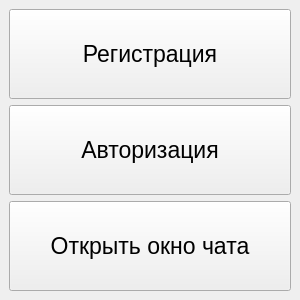
<?xml version="1.0" encoding="UTF-8"?>
<ui version="4.0">
 <class>Authentication</class>
 <widget class="QMainWindow" name="Authentication">
  <property name="geometry">
   <rect>
    <x>0</x>
    <y>0</y>
    <width>300</width>
    <height>300</height>
   </rect>
  </property>
  <property name="minimumSize">
   <size>
    <width>300</width>
    <height>300</height>
   </size>
  </property>
  <property name="maximumSize">
   <size>
    <width>300</width>
    <height>300</height>
   </size>
  </property>
  <property name="sizeIncrement">
   <size>
    <width>300</width>
    <height>300</height>
   </size>
  </property>
  <property name="baseSize">
   <size>
    <width>300</width>
    <height>300</height>
   </size>
  </property>
  <property name="windowTitle">
   <string>Aутентификация</string>
  </property>
  <widget class="QWidget" name="centralwidget">
   <layout class="QVBoxLayout" name="verticalLayout">
    <item>
     <widget class="QPushButton" name="registration">
      <property name="sizePolicy">
       <sizepolicy hsizetype="Minimum" vsizetype="Expanding">
        <horstretch>0</horstretch>
        <verstretch>0</verstretch>
       </sizepolicy>
      </property>
      <property name="font">
       <font>
        <pointsize>17</pointsize>
       </font>
      </property>
      <property name="text">
       <string>Регистрация</string>
      </property>
     </widget>
    </item>
    <item>
     <widget class="QPushButton" name="authorization">
      <property name="sizePolicy">
       <sizepolicy hsizetype="Minimum" vsizetype="Expanding">
        <horstretch>0</horstretch>
        <verstretch>0</verstretch>
       </sizepolicy>
      </property>
      <property name="font">
       <font>
        <pointsize>17</pointsize>
       </font>
      </property>
      <property name="text">
       <string>Авторизация</string>
      </property>
     </widget>
    </item>
    <item>
     <widget class="QPushButton" name="openUserSpacse">
      <property name="sizePolicy">
       <sizepolicy hsizetype="Minimum" vsizetype="Expanding">
        <horstretch>0</horstretch>
        <verstretch>0</verstretch>
       </sizepolicy>
      </property>
      <property name="font">
       <font>
        <pointsize>17</pointsize>
       </font>
      </property>
      <property name="text">
       <string>Открыть окно чата</string>
      </property>
     </widget>
    </item>
   </layout>
  </widget>
 </widget>
 <resources/>
 <connections/>
</ui>
